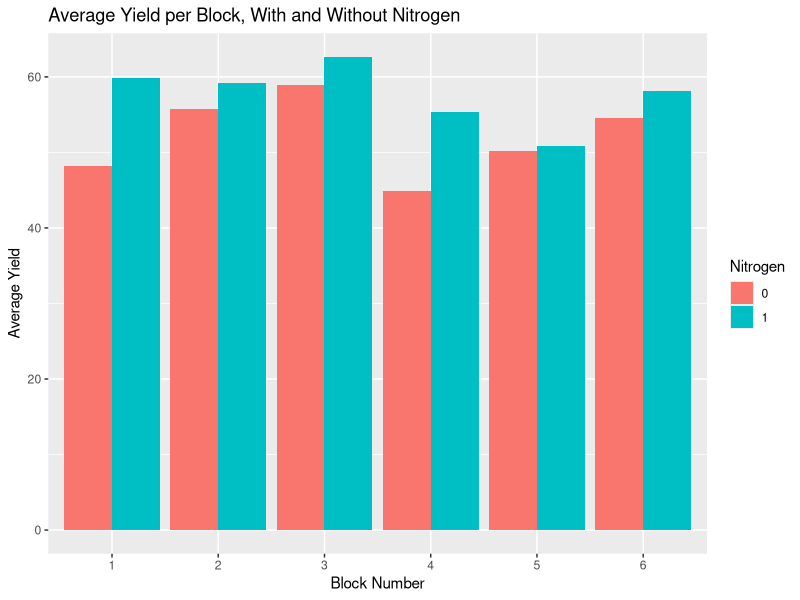
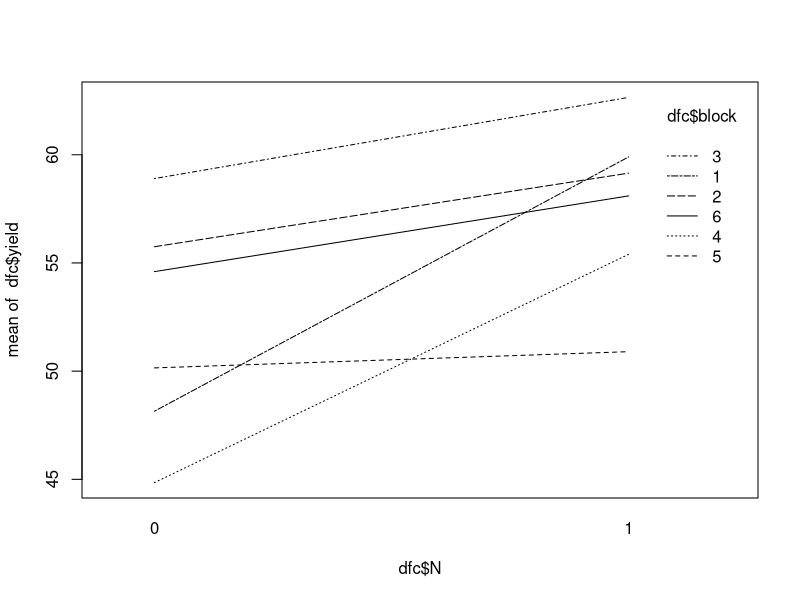
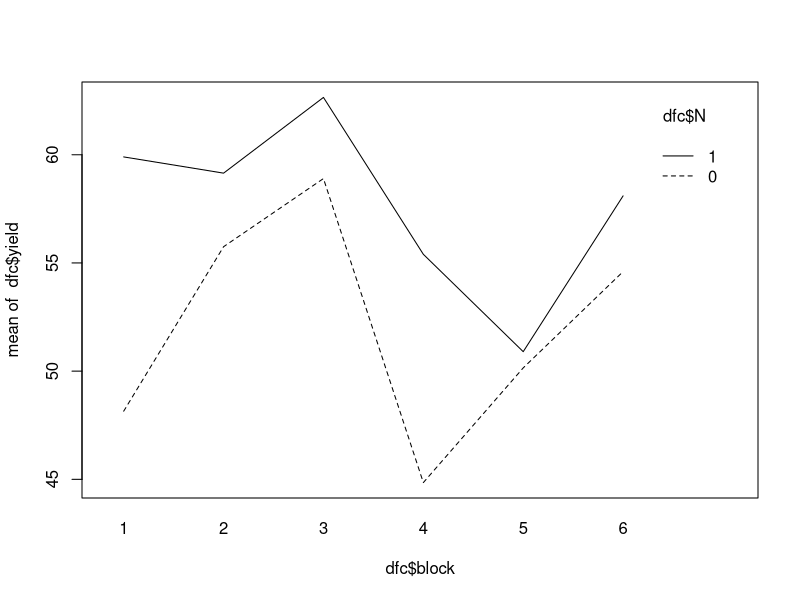
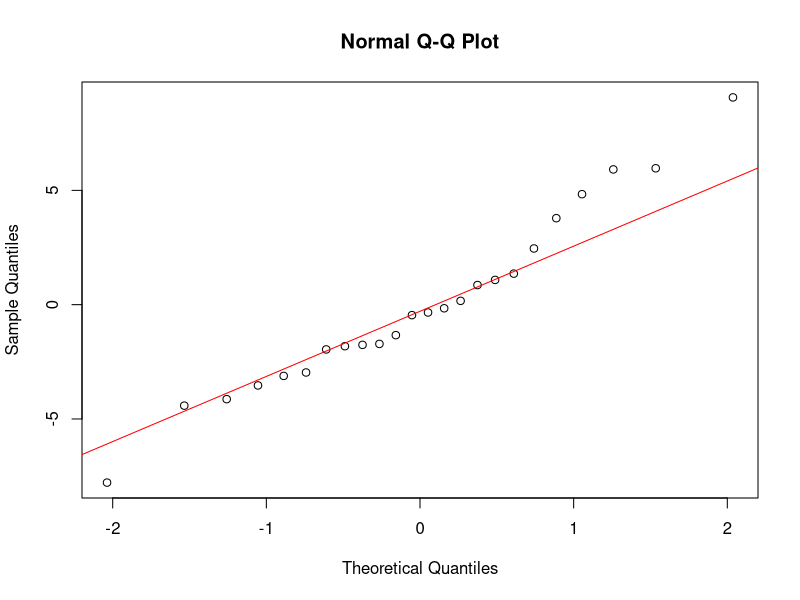
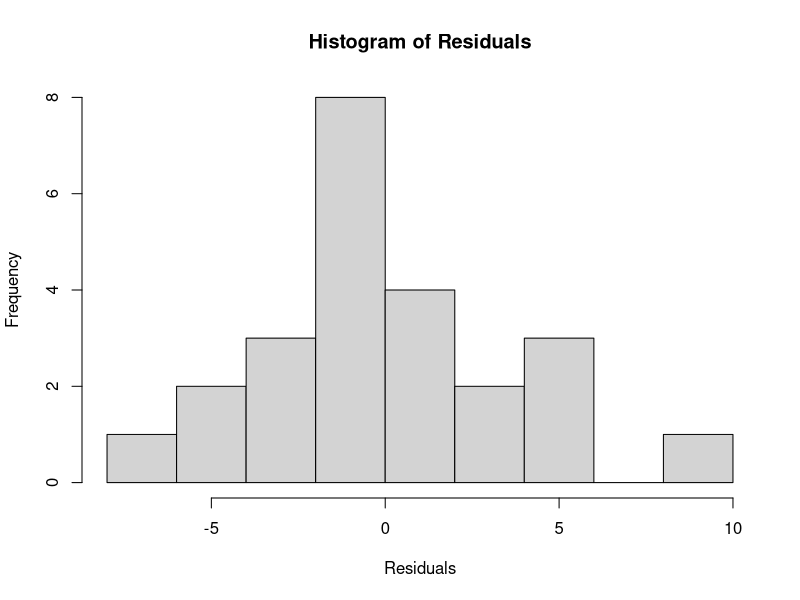

The R script that drew these images, in order:
# To access the correct file, import MASS
# install.packages('MASS')
# install.packages('ggplot2')
# install.packages ('dplyr')

# Load the packages and dataset
library(MASS)
library(dplyr)
library(ggplot2)

data(npk)

# START OF 3.a
# The yield is not taking into account due to possible unkown variance/ 
# dependence on factors.
# rewrite to output data similar to the npk set

# Set block and plot dimensions
n_blocks <- 1:6
n_plots <- 4
additives <- c("N", "P", "K")

# Create a list to randomly distribute over blocks
random_distributed <- list()

# Create empty 4x3 (plots x additives) grid as data frame
for (block in n_blocks) {
  blocks <- data.frame(matrix(0, nrow = n_plots, ncol = length(additives)))
  colnames(blocks) <- additives
  
  # Assign 2x 1 in each additive randomly
  for (additive in additives) {
    # Choose a random row
    row <- sample(1:n_plots, 2, replace = FALSE)
    # Insert 1 to signify presence of additive for selected rows
    blocks[row, additive] <- 1
  }
  
  # Save and assign block data
  blocks$Block <- block
  random_distributed[[block]] <- blocks
  
}

random_distributed


# START OF 3.b
# The yield is only (at this moment) possible to be collected from the dataset 
# and cannot be randomized due to unkown variance/ dependencies.

# Group npk data by block and N
grouped_data <- group_by(npk, block, N)

# Calculate the average yield for each group
average_yield_block = summarise(grouped_data, Average_Yield = mean(yield))
# average_yield_block

# Obtain data for each block where N=0 and N=1
absent_nitrogen <- filter(average_yield_block, N==0)
present_nitrogen <- filter(average_yield_block, N==1)

# Plot the average yield
avg_yield_plot <- ggplot(average_yield_block, aes(x = block, y = Average_Yield, fill = N)) + 
  geom_bar(stat = "identity", position = "dodge") +
  labs(x = "Block Number", y = "Average Yield", fill = "Nitrogen") +
  ggtitle("Average Yield per Block, With and Without Nitrogen")

avg_yield_plot

# START OF 3.c

datac <- npk; npk$block <- as.factor(npk$block); npk$N <- as.factor(npk$N)
dfc <- npk[c("block", "N", "yield")]
modelc <- lm(yield ~ block * N, data = dfc); anova(modelc)
interaction.plot(dfc$N,dfc$block,dfc$yield)
interaction.plot(dfc$block,dfc$N,dfc$yield)




# ANOVA (two-way)
# Indpenedent factors: block and N
# response variable: yield
# perform test to check normality

# Interpreting the table
# Df = degrees of freedom
# sum of squares = total var from blocks
# mean sq = sum of squares for block/degrees of freedom
# F value = ratio of variation from block to residual
  # 3.395 times larger than residuals
#Pr(>F) = p-value for if block significant effect on yield (response variable)
  # Less than 0.05 so statistically significant (5% level)

# F value N: larger effect on yield compared to block
# P-value of N is highly significant (1% level)

# residuals sum sq represents variation, unexplainable by block or N

# Both N and p have statistically significant effect, but Nitrogen has a higher 
# effect on yield.

two_way_anova <- aov(yield ~ block + N, data = npk)
summary(two_way_anova)

# Friedman is useful when the hypothesis/assumptions of normality and homogeneity 
# are not met, double check

# Extra, not neccesary?
# analysis of residuals (normality test)
qqnorm((residuals)(two_way_anova))
qqline(residuals(two_way_anova), col = 'red')

# points deviate slightly but more towards the tail

#distribution in histogram (since slight deviation at tail)
hist(residuals(two_way_anova), main = "Histogram of Residuals", xlab = "Residuals", breaks = 10)

# Shapiro Wilk test (since slight deviation at tail)
shapiro.test(residuals(two_way_anova))

# p-value 0.6514 ( greater than 0.05) so does not significantly deviate from normality
# Likely normally distributed

# Tests are met therefore friedman not neccesary
# Fairly normally distributed, passess p-values, all Hypotheses are accepted


# START OF 3.d

#Only main effects, without interaction terms
# assumes no interaction between components 

# Effect of each on yield
model_1 <- aov(yield ~ N + P + K + block, data = npk)
summary(model_1)
#N, K and block have a significant effect on yield
# P has no significant effect so omitted

# Interactions between N, K and block
model_2 <- aov(yield ~ N * K + N * block + K * block, data = npk)
summary(model_2)

# Seems only N really has a significatnt effect, combining models to showcase 
# that is prefered?
# Not everything due to overfitting

# Seems there is no interaction?
# Check



# Critical F-value
qf(1 - 0.05, df1 = 1, df2 = 10)
qf(1 - 0.05, df1 = 5, df2 = 10)

# START OF 3.e

